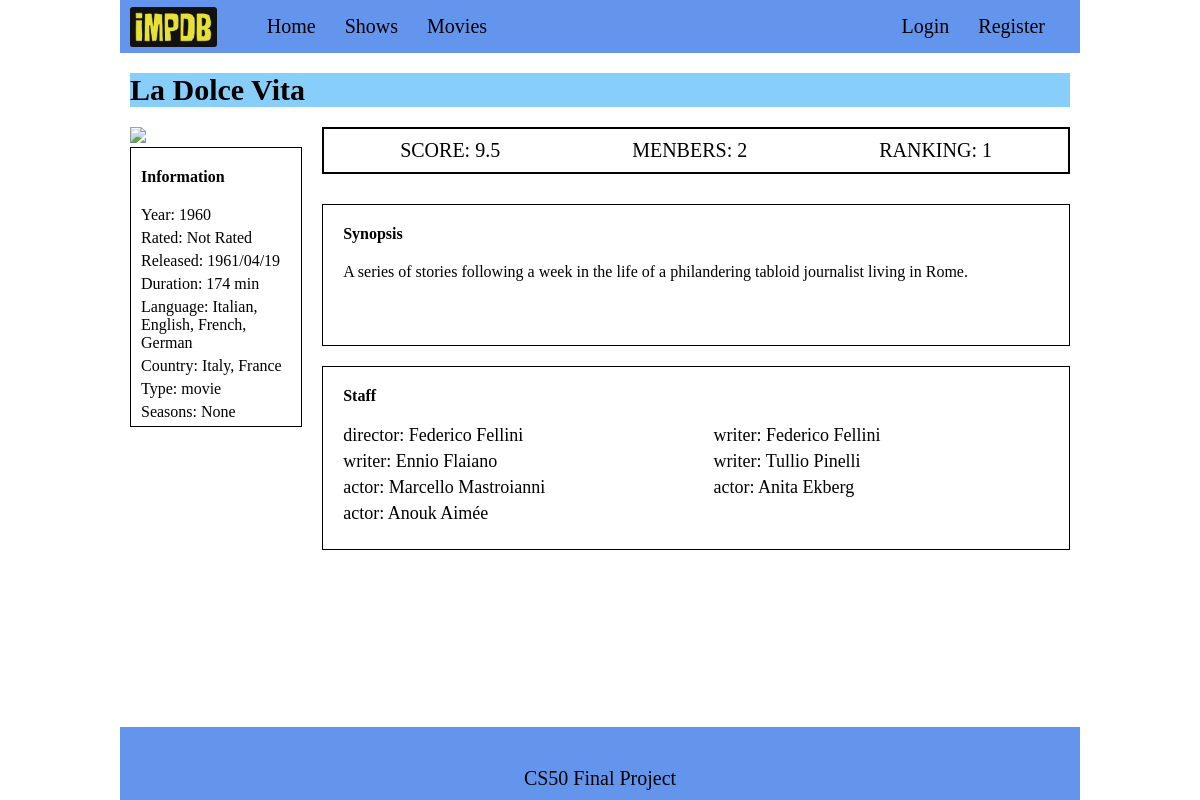
Screenshot of /show?id=29 with the database file from the repository.
### tables this page shows
CREATE TABLE "roles" (
	"person_id"	INTEGER,
	"show_id"	INTEGER,
	"role"	TEXT,
	PRIMARY KEY("person_id","show_id","role")
);

CREATE TABLE people(id INTEGER PRIMARY KEY AUTOINCREMENT, name TEXT NOT NULL);

### app.py (the view)
@app.route("/show")
def show():
     id = request.args.get("id", None)
     if id is not None:
        show = cursor.execute("""SELECT json_object('title', title,'year',year,'rated',rated,'released',released,'duration',duration
            ,'plot',plot,'language',language,'country',country,'image',image,'type',type,'seasons',Seasons, 'id', id
            ) FROM shows  WHERE id = ?""",(id,)).fetchone()
        if show is not  None:
            show = json.loads(show[0])
            actors =  cursor.execute("""SELECT roles.role, people.name FROM shows
                                    INNER JOIN roles
                                    ON shows.id = roles.show_id
                                    INNER JOIN people
                                    ON roles.person_id = people.id
                                    Where shows.id = ?""", (id,)).fetchall()
            stats={}
            mean = cursor.execute("SELECT ROUND(AVG(score),2) as mean FROM users_list WHERE show_id = ? AND score IS NOT NULL GROUP BY show_id",(id,)).fetchone()
            ranking = cursor.execute("""SELECT * FROM
                                        (SELECT show_id, ROUND(AVG(score),2) as mean, RANK() OVER  (ORDER BY AVG(score) DESC) ranking
                                        FROM users_list WHERE score IS NOT NULL GROUP BY show_id) AS a
                                        WHERE show_id = ?""",(id,)).fetchone()
            popularity = cursor.execute("""SELECT * FROM
                                        (SELECT show_id, COUNT(show_id) as members, RANK() OVER  (ORDER BY COUNT(show_id) DESC) ranking
                                        FROM users_list GROUP BY show_id) AS a
                                        WHERE show_id = ?""",(id,)).fetchone()
            stats = {"mean": mean[0] if mean is not None else "N/A",
                    "ranking": ranking[2] if mean is not None else "N/A",
                    "popularity":popularity[1] if mean is not None else "N/A"}
            if "user_id" in session:
                status = cursor.execute("""SELECT status, score FROM users_list WHERE user_id = ? AND show_id = ?""", (session["user_id"], id)).fetchone()
            else:
                status = None
            return render_template("/show.html", show=show, actors=actors, status=status, status_list=status_list, stats = stats)
        else:
            return apology("ERROR show not found")
     else:
          return redirect("/")

### templates/show.html (shortened to what this page needs)
{% extends "layout.html" %}
{% block main %}
    <div class="big_title">{{show['title']}}</div>
    <div class="show_content">
        <div class="left-part">
            {% if show['image'] is none %}
                <div class="image"><img src="static/images/no_image.png" /></div>
            {%else%}
                <div class="image"><img src = "{{ show['image'] }}"></div>
            {% endif %}
            <div class ="show_info">
                <div class="small_section_title">Information</div>
                <div class="info_box"> Year: {{ show['year']}} </div>
                <div class="info_box"> Rated: {{ show['rated']}} </div>
                <div class="info_box"> Released: {{ show['released']}} </div>
                <div class="info_box"> Duration: {{ show['duration']}} </div>
                <div class="info_box"> Language: {{ show['language']}} </div>
                <div class="info_box"> Country: {{ show['country']}} </div>
                <div class="info_box"> Type: {{ show['type']}} </div>
                <div class="info_box"> Seasons: {{ show['seasons']}} </div>
            </div>
        </div>
        <div class="right-part">
            <div class="stats">
                <div class="score">
                    SCORE: {{stats["mean"]}}
                </div>
                <div class="menbers">
                    MENBERS: {{stats["popularity"]}}
                </diV>
                <div class="ranking">
                    RANKING: {{stats["ranking"]}}
                </div>
            </div>
            <div class="plot">
                <div class="small_section_title">Synopsis</div>
                {{show["plot"]}}</div>
            <div class="staff">
                <div class="small_section_title">Staff</div>
                <div class="grid">
                    {%for actor in actors%}
                    <div class="person">{{actor[0]}}: {{actor[1]}}</div>
                    {% endfor %}
                </div>
            </div>
        </div>
    </div>
{% endblock %}

### static/style.css (style rules this page uses)
html, body { height: 100%; }
body { min-height: 100vh; display: flex; flex-direction: column; }
body { margin:0px; }
.big_title { font-size: 30px; font-weight: bold; margin-bottom: 20px; background-color: lightskyblue; }
.show_content { display:flex; justify-content: space-between; }
.left-part { margin-right:20px; width:230px }
.right-part { width:999px; }
.image img { max-width: 100%; min-width: 120px; }
.image { display:inline-block; }
.show_info { padding-top: 20px; padding-left:10px; border: solid black 1px }
.small_section_title { font-weight: bold; padding-bottom:20px }
.info_box { padding-bottom:5px; }
.stats { display:flex; font-size:20px; border: 2px solid black; padding:10px; justify-content: space-around; }
.plot { border:1px solid black; margin-top:30px; padding:20px; min-height:100px; }
.staff { margin-top:20px; border: 1px solid black; padding:20px }
.grid { display:grid; grid-template-columns:auto auto; font-size:18px; }
.person { padding-bottom:5px; }

### rows the page displays
roles: role "director", name "Federico Fellini"
roles: role "writer", name "Federico Fellini"
roles: role "writer", name "Ennio Flaiano"
roles: role "writer", name "Tullio Pinelli"
roles: role "actor", name "Marcello Mastroianni"
roles: role "actor", name "Anita Ekberg"
roles: role "actor", name "Anouk Aimée"

### other values shown
{{ show['title'] }} "La Dolce Vita"
{{ show['year'] }} "1960"
{{ show['rated'] }} "Not Rated"
{{ show['released'] }} "1961/04/19"
{{ show['duration'] }} "174 min"
{{ show['language'] }} "Italian, English, French, German"
{{ show['country'] }} "Italy, France"
{{ show['type'] }} "movie"
{{ show['seasons'] }} "None"
{{ stats["mean"] }} "9.5"
{{ stats["popularity"] }} "2"
{{ stats["ranking"] }} "1"
{{ show["plot"] }} "A series of stories following a week in the life of a philandering tabloid journalist living in Rome."
